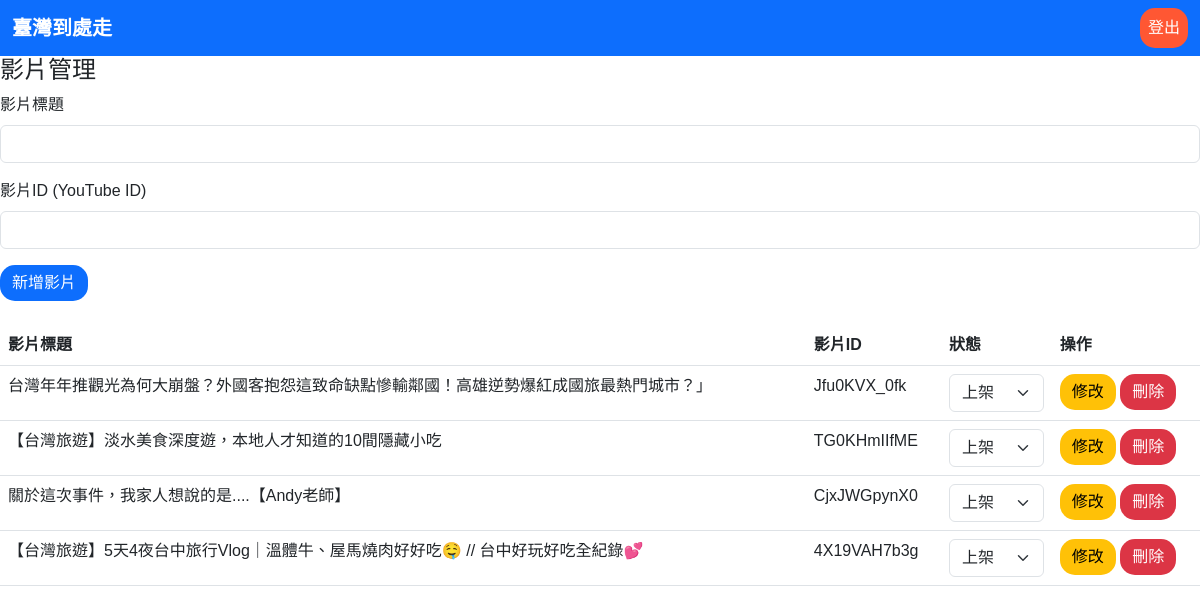
The app's page /admin.php with its own data.
### tables this page shows
CREATE TABLE `videos` (
  `id` int(11) NOT NULL,
  `title` varchar(255) NOT NULL,
  `video_id` varchar(255) DEFAULT NULL,
  `status` tinyint(1) NOT NULL DEFAULT 1
);

### admin.php (the view, shortened to what this page needs)
<?php
$db_host = 'localhost';
$db_user = 'root';
$db_pass = '';
$db_name = 'taiwan_travel';
$mysqli = new mysqli($db_host, $db_user, $db_pass, $db_name);
$videos = [];
$sql = "SELECT id, title, video_id, status FROM videos";
if ($result = $mysqli->query($sql)) {
    while($row = $result->fetch_assoc()){
        $videos[] = $row;
    }
}
?>
<!DOCTYPE html>
<html lang="zh-TW">
<head>
    <link href="https://cdn.jsdelivr.net/npm/bootstrap@5.3.0/dist/css/bootstrap.min.css" rel="stylesheet">
</head>
<body>
    <nav class="navbar navbar-expand-lg navbar-dark bg-primary">
        <div class="container-fluid">
            <a class="navbar-brand" href="#">臺灣到處走</a>
            <div class="collapse navbar-collapse justify-content-end" id="navbarNav">
                <ul class="navbar-nav">
                    <li class="nav-item">
                        <a class="nav-link btn btn-logout text-white" href="logout.php">登出</a>
                    </li>
                </ul>
            </div>
        </div>
    </nav>
        <div class="mb-4">
            <h4>影片管理</h4>
            <form id="add-video-form">
                <div class="mb-3">
                    <label for="new_video_title" class="form-label">影片標題</label>
                    <input type="text" class="form-control" id="new_video_title" name="new_video_title" required>
                </div>
                <div class="mb-3">
                    <label for="new_video_id" class="form-label">影片ID (YouTube ID)</label>
                    <input type="text" class="form-control" id="new_video_id" name="new_video_id" required>
                </div>
                <button type="submit" class="btn btn-primary">新增影片</button>
            </form>
        </div>
        <table class="table">
            <thead>
                <tr>
                    <th>影片標題</th>
                    <th>影片ID</th>
                    <th>狀態</th>
                    <th>操作</th>
                </tr>
            </thead>
            <tbody id="video-list">
            <?php foreach ($videos as $video): ?>
                <tr data-id="<?php echo $video['id']; ?>">
                    <td><?php echo $video['title']; ?></td>
                    <td><?php echo $video['video_id']; ?></td>
                    <td>
                        <select class="form-select status-select" data-id="<?php echo $video['id']; ?>">
                            <option value="1" <?php echo ($video['status'] == 1) ? 'selected' : ''; ?>>上架</option>
                        </select>
                    </td>
                    <td>
                        <button class="btn btn-warning edit-video" data-id="<?php echo $video['id']; ?>" data-title="<?php echo $video['title']; ?>" data-video_id="<?php echo $video['video_id']; ?>">修改</button>
                        <button class="btn btn-danger delete-video" data-id="<?php echo $video['id']; ?>">刪除</button>
                    </td>
                </tr>
            <?php endforeach; ?>
            </tbody>
        </table>
</body>
</html>

### admin.php (style rules this page uses)
body { font-family: Arial, sans-serif; }
.navbar-brand { font-weight: bold; font-family: 'Arial Rounded', sans-serif; }
.btn-logout { background-color: #FF5733; border-color: #FF5733; }
.btn { border-radius: 15px; border: none; }

### records on screen
videos: title "台灣年年推觀光為何大崩盤？外國客抱怨這致命缺點慘輸鄰國！高雄逆勢爆紅成國旅最熱門城市？」", video "Jfu0KVX_0fk", status+id "上架"
videos: title "【台灣旅遊】淡水美食深度遊，本地人才知道的10間隱藏小吃", video "TG0KHmIIfME", status+id "上架"
videos: title "關於這次事件，我家人想說的是....【Andy老師】", video "CjxJWGpynX0", status+id "上架"
videos: title "【台灣旅遊】5天4夜台中旅行Vlog｜溫體牛、屋馬燒肉好好吃🤤 // 台中好玩好吃全紀錄💕", video "4X19VAH7b3g", status+id "上架"
